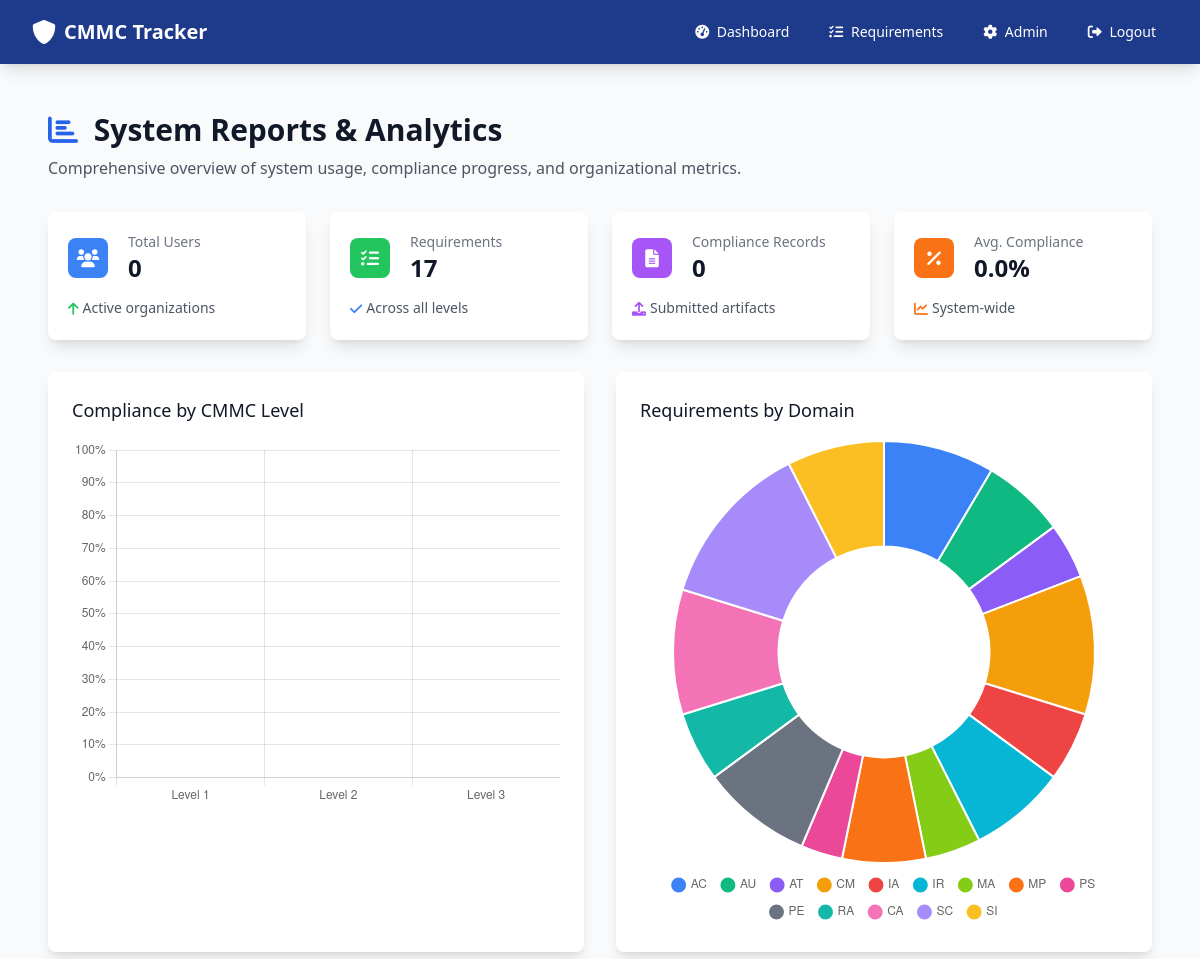
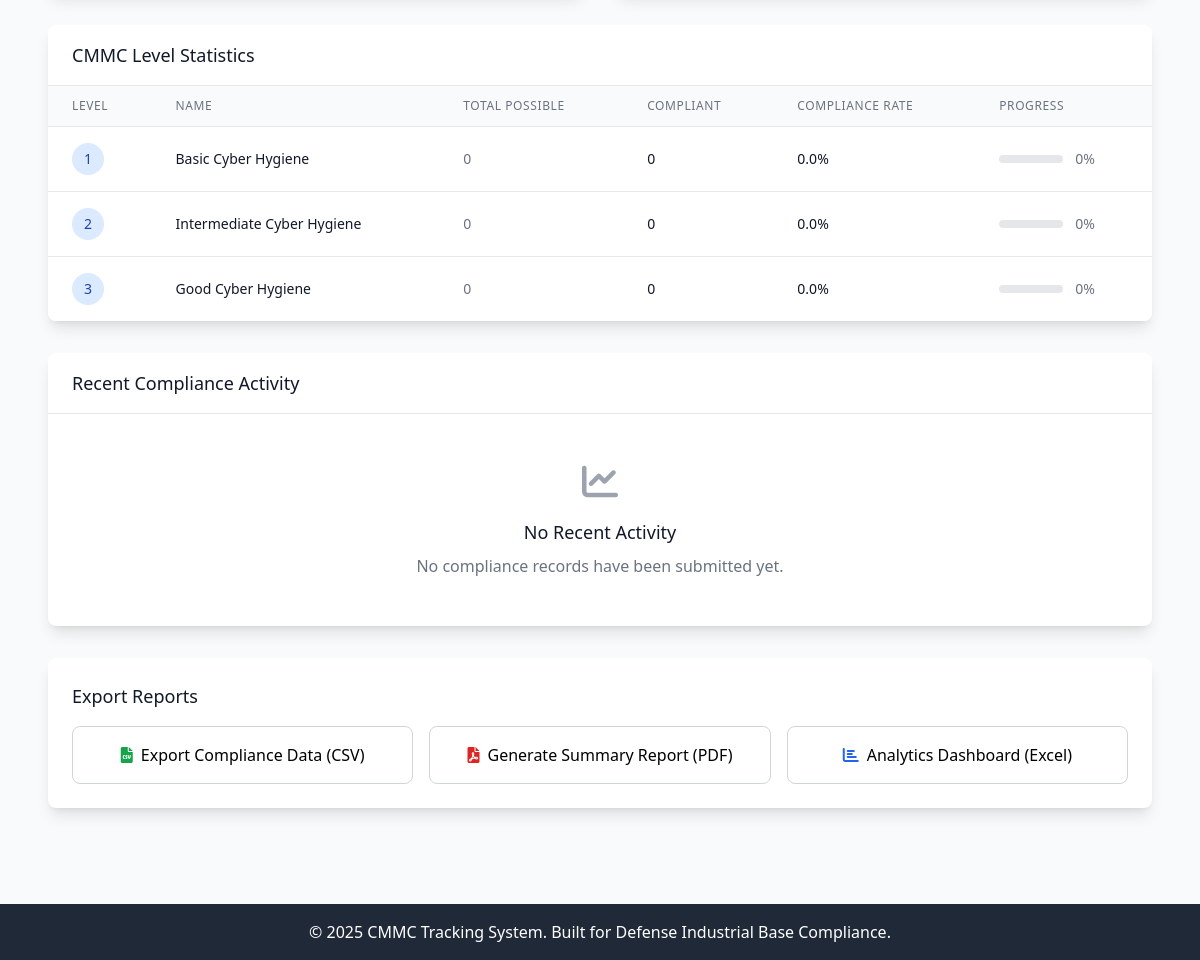
/admin/reports (signed in), run on an earlier commit of the app's database (2 pictures, top to bottom).
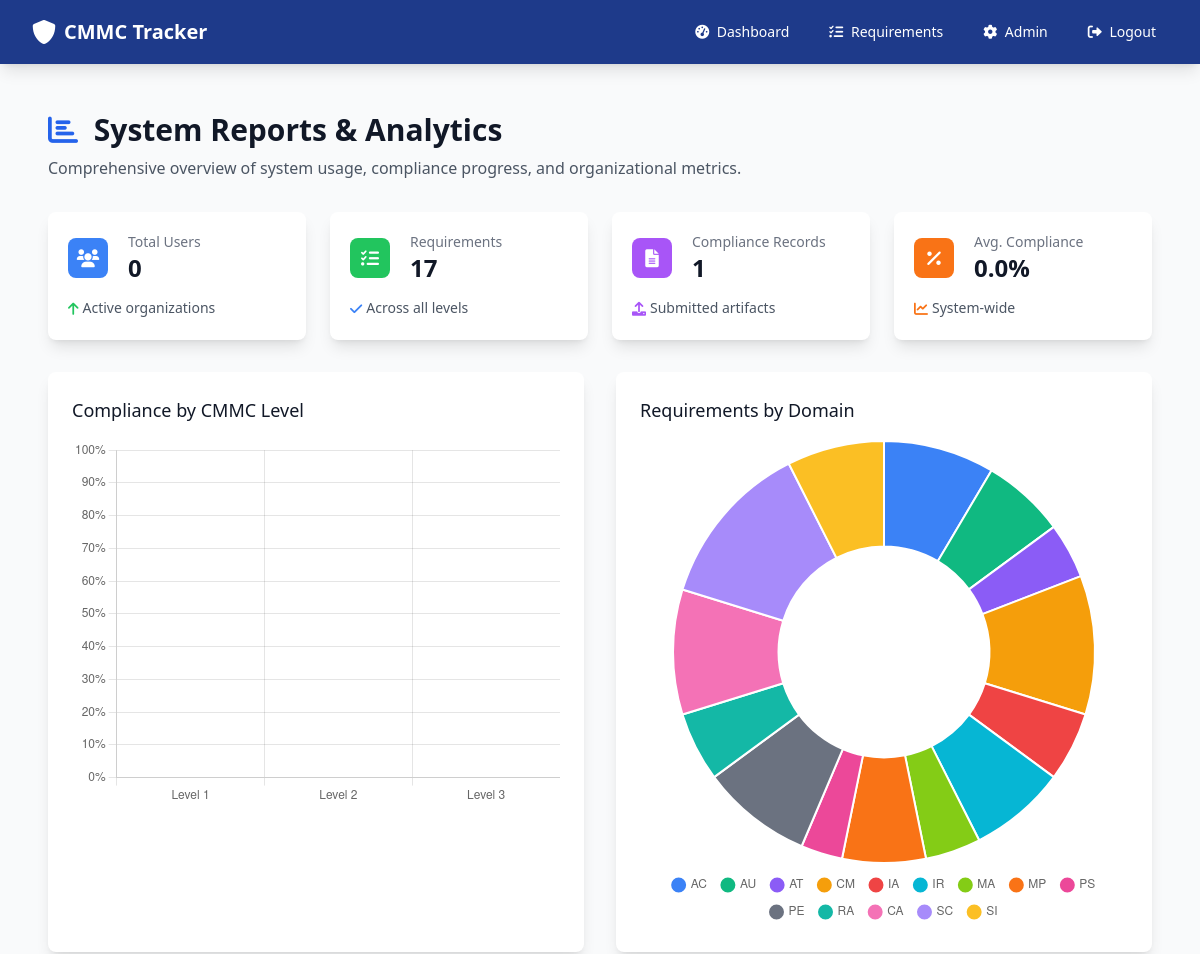
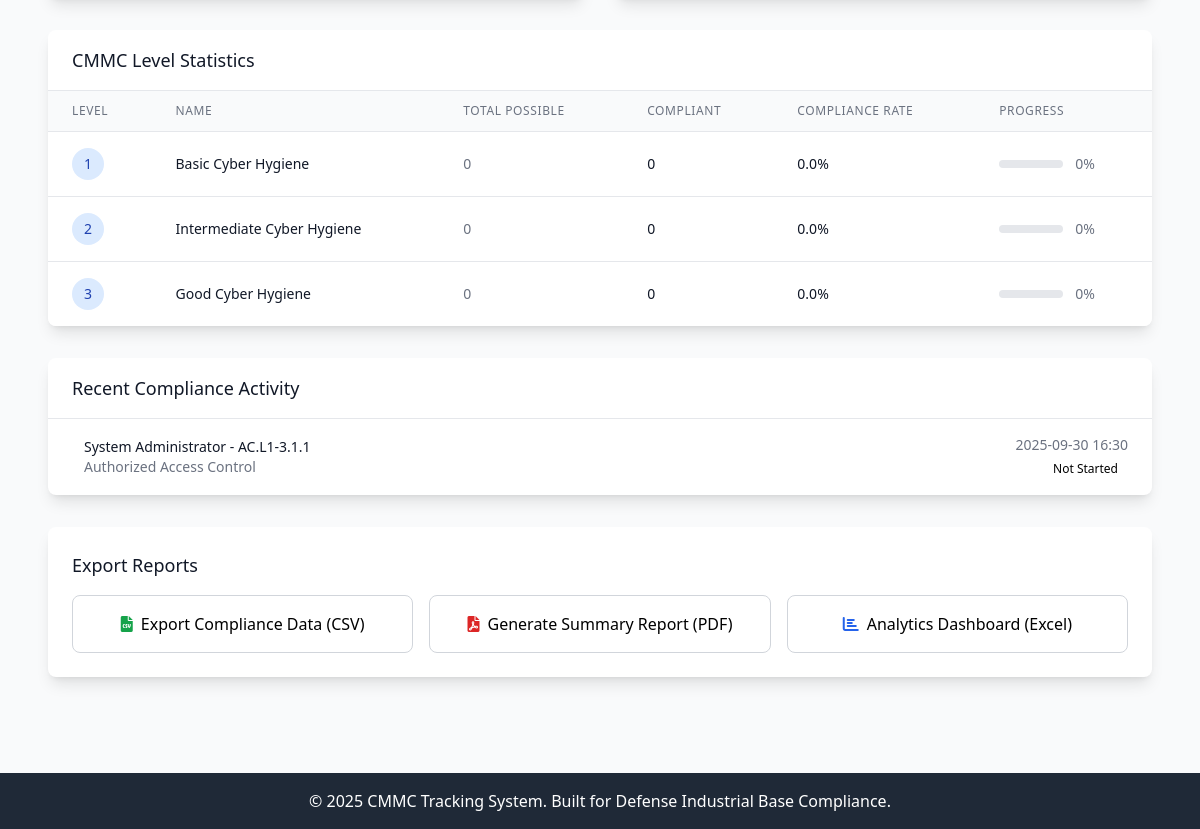
And on a later commit of the database (2 pictures, top to bottom).
### app.py (models this page shows)
class CMMCLevel(db.Model):
    __tablename__ = 'cmmc_level'
    id = db.Column(db.Integer, primary_key=True)
    level_number = db.Column(db.Integer, unique=True, nullable=False)
    name = db.Column(db.String(100), nullable=False)
    description = db.Column(db.Text)
    created_at = db.Column(db.DateTime, default=datetime.utcnow)

class ComplianceRecord(db.Model):
    __tablename__ = 'compliance_record'
    id = db.Column(db.Integer, primary_key=True)
    user_id = db.Column(db.Integer, db.ForeignKey('user.id'), nullable=False)
    requirement_id = db.Column(db.Integer, db.ForeignKey('cmmc_requirement.id'), nullable=False)
    status = db.Column(db.String(20), default='not_started')  # 'compliant', 'non_compliant', 'in_progress', 'not_started'
    artifact_path = db.Column(db.String(500))
    notes = db.Column(db.Text)
    submitted_at = db.Column(db.DateTime, default=datetime.utcnow)
    updated_at = db.Column(db.DateTime, default=datetime.utcnow, onupdate=datetime.utcnow)
    user = db.relationship('User', backref='compliance_records')
    requirement = db.relationship('CMMCRequirement', backref='compliance_records')

class User(db.Model):
    id = db.Column(db.Integer, primary_key=True)
    username = db.Column(db.String(80), unique=True, nullable=False)
    email = db.Column(db.String(120), unique=True, nullable=False)
    password_hash = db.Column(db.String(120), nullable=False)
    role = db.Column(db.String(20), default='user')  # 'admin' or 'user'
    company = db.Column(db.String(200))
    created_at = db.Column(db.DateTime, default=datetime.utcnow)
    is_authorized = db.Column(db.Boolean, default=False, nullable=False)

class CMMCRequirement(db.Model):
    __tablename__ = 'cmmc_requirement'
    id = db.Column(db.Integer, primary_key=True)
    requirement_id = db.Column(db.String(20), unique=True, nullable=False)
    title = db.Column(db.String(200), nullable=False)
    description = db.Column(db.Text, nullable=False)
    level_id = db.Column(db.Integer, db.ForeignKey('cmmc_level.id'), nullable=False)
    domain_id = db.Column(db.Integer, db.ForeignKey('cmmc_domain.id'), nullable=False)
    guidance = db.Column(db.Text)
    created_at = db.Column(db.DateTime, default=datetime.utcnow)
    level = db.relationship('CMMCLevel', backref='requirements')
    domain = db.relationship('CMMCDomain', backref='requirements')

### app.py (the view)
@app.route('/admin/reports')
@admin_required
def admin_reports():
    total_users = User.query.filter_by(role='user').count()
    total_requirements = CMMCRequirement.query.count()
    total_records = ComplianceRecord.query.count()
    levels = CMMCLevel.query.all()
    level_stats = {}
    for level in levels:
        level_requirements = CMMCRequirement.query.filter_by(level_id=level.id).all()
        compliant_records = 0
        for req in level_requirements:
            compliant_records += ComplianceRecord.query.filter_by(
                requirement_id=req.id, status='compliant'
            ).count()
        level_stats[level.level_number] = {
            'name': level.name,
            'total_possible': len(level_requirements) * total_users,
            'compliant': compliant_records,
            'percentage': (compliant_records / (len(level_requirements) * total_users)) * 100
                         if level_requirements and total_users > 0 else 0
        }
    recent_records = ComplianceRecord.query.order_by(
        ComplianceRecord.updated_at.desc()
    ).limit(10).all()
    return render_template('admin/reports.html',
                         total_users=total_users,
                         total_requirements=total_requirements,
                         total_records=total_records,
                         level_stats=level_stats,
                         recent_records=recent_records)

### app.py (called while the page is built, shortened)
def admin_required(f):
    @wraps(f)
    def decorated_function(*args, **kwargs):
        if 'user_id' not in session:
            flash('Please log in to access this page.', 'warning')
            return redirect(url_for('login'))
        user = User.query.get(session['user_id'])
        if not user or user.role != 'admin':
            flash('Admin access required.', 'error')
            return redirect(url_for('dashboard'))
        return f(*args, **kwargs)
    return decorated_function

@app.before_request
def enforce_device_and_user_authorization():
    open_endpoints = {
        'index', 'login', 'register', 'logout', 'static', 'device_pending'
    }
    if request.endpoint in open_endpoints:
        return None
    if 'user_id' not in session:
        return None
    user = User.query.get(session['user_id'])
    if not user:
        session.clear()
        return redirect(url_for('login'))
    if not user.is_authorized:
        flash('Your account is awaiting authorization by an administrator.', 'warning')
        return redirect(url_for('index'))
    if user.role == 'admin':
        return None

### templates/admin/reports.html (shortened to what the changed rows need)
{% extends "base.html" %}
{% block content %}
<div class="px-4 py-6">
    <div class="mb-8">
        <h1 class="text-3xl font-bold text-gray-900 mb-2">
            <i class="fas fa-chart-bar text-blue-600 mr-2"></i>
            System Reports & Analytics
        </h1>
    </div>
    <div class="grid grid-cols-1 md:grid-cols-2 lg:grid-cols-4 gap-6 mb-8">
        <div class="bg-white overflow-hidden shadow-lg rounded-lg">
            <div class="p-5">
                <div class="flex items-center">
                    <div class="ml-5 w-0 flex-1">
                        <dl>
                            <dt class="text-sm font-medium text-gray-500 truncate">Compliance Records</dt>
                            <dd class="text-2xl font-bold text-gray-900">{{ total_records }}</dd>
                        </dl>
                    </div>
                </div>
            </div>
        </div>
    </div>
    <div class="bg-white shadow-lg rounded-lg overflow-hidden mb-8">
        <div class="overflow-x-auto">
            <table class="min-w-full divide-y divide-gray-200">
                <thead class="bg-gray-50">
                    <tr>
                        <th class="px-6 py-3 text-left text-xs font-medium text-gray-500 uppercase tracking-wider">Level</th>
                        <th class="px-6 py-3 text-left text-xs font-medium text-gray-500 uppercase tracking-wider">Name</th>
                        <th class="px-6 py-3 text-left text-xs font-medium text-gray-500 uppercase tracking-wider">Total Possible</th>
                        <th class="px-6 py-3 text-left text-xs font-medium text-gray-500 uppercase tracking-wider">Compliant</th>
                        <th class="px-6 py-3 text-left text-xs font-medium text-gray-500 uppercase tracking-wider">Compliance Rate</th>
                        <th class="px-6 py-3 text-left text-xs font-medium text-gray-500 uppercase tracking-wider">Progress</th>
                    </tr>
                </thead>
                <tbody class="bg-white divide-y divide-gray-200">
                    {% for level_num, stats in level_stats.items() %}
                    <tr>
                        <td class="px-6 py-4 whitespace-nowrap">
                            <span class="inline-flex items-center justify-center w-8 h-8 rounded-full bg-blue-100 text-blue-800 text-sm font-medium">
                                {{ level_num }}
                            </span>
                        </td>
                        <td class="px-6 py-4 whitespace-nowrap text-sm font-medium text-gray-900">
                            {{ stats.name }}
                        </td>
                        <td class="px-6 py-4 whitespace-nowrap text-sm text-gray-500">
                            {{ stats.total_possible }}
                        </td>
                        <td class="px-6 py-4 whitespace-nowrap text-sm text-gray-900">
                            {{ stats.compliant }}
                        </td>
                        <td class="px-6 py-4 whitespace-nowrap text-sm text-gray-900">
                            {{ "%.1f"|format(stats.percentage) }}%
                        </td>
                        <td class="px-6 py-4 whitespace-nowrap">
                            <div class="flex items-center">
                                <div class="w-16 bg-gray-200 rounded-full h-2 mr-3">
                                </div>
                                <span class="text-sm text-gray-500">{{ "%.0f"|format(stats.percentage) }}%</span>
                            </div>
                        </td>
                    </tr>
                    {% endfor %}
                </tbody>
            </table>
        </div>
    </div>
    <div class="bg-white shadow-lg rounded-lg">
        {% if recent_records %}
        <div class="divide-y divide-gray-200">
            {% for record in recent_records %}
            <div class="px-6 py-4">
                <div class="flex items-center justify-between">
                    <div class="flex items-center space-x-3">
                        <div>
                            <p class="text-sm font-medium text-gray-900">
                                {{ record.user.company }} - {{ record.requirement.requirement_id }}
                            </p>
                            <p class="text-sm text-gray-500">
                                {{ record.requirement.title }}
                            </p>
                        </div>
                    </div>
                    <div class="text-right">
                        <p class="text-sm text-gray-500">{{ record.updated_at.strftime('%Y-%m-%d %H:%M') }}</p>
                        <span class="inline-flex items-center px-2.5 py-0.5 rounded-full text-xs font-medium
                                     ">
                            {{ record.status.replace('_', ' ').title() }}
                        </span>
                    </div>
                </div>
            </div>
            {% endfor %}
        </div>
        {% else %}
        <div class="p-12 text-center">
            <i class="fas fa-chart-line text-gray-400 text-4xl mb-4"></i>
            <h3 class="text-lg font-medium text-gray-900 mb-2">No Recent Activity</h3>
            <p class="text-gray-500">No compliance records have been submitted yet.</p>
        </div>
        {% endif %}
    </div>
</div>
<script>
// Level Compliance Chart
const levelCtx = document.getElementById('levelComplianceChart').getContext('2d');
const levelChart = new Chart(levelCtx, {
    type: 'bar',
    data: {
        labels: [{% for level_num in level_stats.keys() %}'Level {{ level_num }}'{% if not loop.last %}, {% endif %}{% endfor %}],
        datasets: [{
            label: 'Compliance Rate (%)',
            data: [{% for stats in level_stats.values() %}{{ stats.percentage }}{% if not loop.last %}, {% endif %}{% endfor %}],
            backgroundColor: [
                'rgba(59, 130, 246, 0.8)',
                'rgba(16, 185, 129, 0.8)',
                'rgba(139, 92, 246, 0.8)'
            ],
            borderColor: [
                'rgba(59, 130, 246, 1)',
                'rgba(16, 185, 129, 1)',
                'rgba(139, 92, 246, 1)'
            ],
            borderWidth: 1
        }]
    },
    options: {
        responsive: true,
        scales: {
            y: {
                beginAtZero: true,
                max: 100,
                ticks: {
                    callback: function(value) {
                        return value + '%';
                    }
                }
            }
        },
        plugins: {
            legend: {
                display: false
            }
        }
    }
});
// Sample domain chart (would be populated with real data)
const domainCtx = document.getElementById('domainChart').getContext('2d');
const domainChart = new Chart(domainCtx, {
    type: 'doughnut',
    data: {
        labels: ['AC', 'AU', 'AT', 'CM', 'IA', 'IR', 'MA', 'MP', 'PS', 'PE', 'RA', 'CA', 'SC', 'SI'],
        datasets: [{
            data: [8, 6, 4, 10, 5, 7, 4, 6, 3, 8, 5, 9, 12, 7],
            backgroundColor: [
                '#3B82F6', '#10B981', '#8B5CF6', '#F59E0B', '#EF4444',
                '#06B6D4', '#84CC16', '#F97316', '#EC4899', '#6B7280',
                '#14B8A6', '#F472B6', '#A78BFA', '#FBBF24'
            ]
        }]
    },
    options: {
        responsive: true,
        plugins: {
            legend: {
                position: 'bottom',
                labels: {
                    usePointStyle: true,
                    padding: 15
                }
            }
        }
    }
});
function exportReport(type) {
    alert(`Export ${type} report functionality would generate and download the requested report.`);
}
</script>
{% endblock %}

What changed in the data, as far as the page shows it:
added ComplianceRecord: user.company "System Administrator", requirement.requirement_id "AC.L1-3.1.1", requirement "Authorized Access Control", updated_at "2025-09-30 16:30", status.replace "Not Started"
Also different on the page:
{{ total_records }}: "0" → "1"
text no longer shown: "No Recent Activity No compliance records have been submitted yet."
